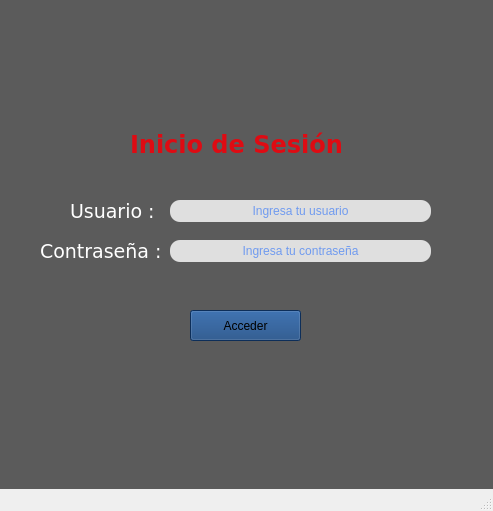
<?xml version="1.0" encoding="UTF-8"?>
<ui version="4.0">
 <class>MainWindow</class>
 <widget class="QMainWindow" name="MainWindow">
  <property name="geometry">
   <rect>
    <x>0</x>
    <y>0</y>
    <width>493</width>
    <height>511</height>
   </rect>
  </property>
  <property name="windowTitle">
   <string>MainWindow</string>
  </property>
  <property name="styleSheet">
   <string notr="true">QWidget#centralwidget{
background-color: rgb(255, 255, 255);
	background-color: rgb(91, 91, 91);
}</string>
  </property>
  <widget class="QWidget" name="centralwidget">
   <widget class="QLabel" name="label">
    <property name="geometry">
     <rect>
      <x>130</x>
      <y>130</y>
      <width>215</width>
      <height>29</height>
     </rect>
    </property>
    <property name="font">
     <font>
      <family>Verdana</family>
      <pointsize>18</pointsize>
      <bold>true</bold>
     </font>
    </property>
    <property name="styleSheet">
     <string notr="true">color: rgb(222, 11, 19);</string>
    </property>
    <property name="text">
     <string>Inicio de Sesión</string>
    </property>
   </widget>
   <widget class="QLabel" name="label_2">
    <property name="geometry">
     <rect>
      <x>70</x>
      <y>200</y>
      <width>88</width>
      <height>23</height>
     </rect>
    </property>
    <property name="font">
     <font>
      <family>Verdana</family>
      <pointsize>14</pointsize>
      <italic>false</italic>
      <bold>false</bold>
     </font>
    </property>
    <property name="styleSheet">
     <string notr="true">color: rgb(18, 65, 125);
font: 14pt &quot;Verdana&quot;;
color: rgb(255, 255, 255);</string>
    </property>
    <property name="text">
     <string>Usuario :</string>
    </property>
   </widget>
   <widget class="QLabel" name="label_3">
    <property name="geometry">
     <rect>
      <x>40</x>
      <y>240</y>
      <width>124</width>
      <height>23</height>
     </rect>
    </property>
    <property name="font">
     <font>
      <family>Verdana</family>
      <pointsize>14</pointsize>
      <italic>false</italic>
      <bold>false</bold>
     </font>
    </property>
    <property name="styleSheet">
     <string notr="true">color: rgb(18, 65, 125);
font: 14pt &quot;Verdana&quot;;
color: rgb(255, 255, 255);</string>
    </property>
    <property name="text">
     <string>Contraseña :</string>
    </property>
   </widget>
   <widget class="QLineEdit" name="txtUsuario">
    <property name="geometry">
     <rect>
      <x>170</x>
      <y>200</y>
      <width>261</width>
      <height>22</height>
     </rect>
    </property>
    <property name="styleSheet">
     <string notr="true">border-Radius: 10px;
background-color: rgb(223, 223, 223);
font: 12pt &quot;Verdana&quot;;
color: rgb(0, 85, 255);</string>
    </property>
    <property name="text">
     <string/>
    </property>
    <property name="alignment">
     <set>Qt::AlignmentFlag::AlignCenter</set>
    </property>
    <property name="placeholderText">
     <string>Ingresa tu usuario</string>
    </property>
   </widget>
   <widget class="QLineEdit" name="txtContrasena">
    <property name="geometry">
     <rect>
      <x>170</x>
      <y>240</y>
      <width>261</width>
      <height>22</height>
     </rect>
    </property>
    <property name="styleSheet">
     <string notr="true">border-Radius: 10px;
background-color: rgb(223, 223, 223);
font: 12pt &quot;Verdana&quot;;
color: rgb(0, 85, 255);</string>
    </property>
    <property name="text">
     <string/>
    </property>
    <property name="alignment">
     <set>Qt::AlignmentFlag::AlignCenter</set>
    </property>
    <property name="placeholderText">
     <string>Ingresa tu contraseña</string>
    </property>
   </widget>
   <widget class="QLabel" name="label_4">
    <property name="geometry">
     <rect>
      <x>30</x>
      <y>30</y>
      <width>431</width>
      <height>61</height>
     </rect>
    </property>
    <property name="text">
     <string/>
    </property>
    <property name="pixmap">
     <pixmap>../../../../Downloads/Citibanamex_logo.svg.png</pixmap>
    </property>
    <property name="scaledContents">
     <bool>true</bool>
    </property>
   </widget>
   <widget class="QLabel" name="label_5">
    <property name="geometry">
     <rect>
      <x>30</x>
      <y>350</y>
      <width>91</width>
      <height>91</height>
     </rect>
    </property>
    <property name="text">
     <string/>
    </property>
    <property name="pixmap">
     <pixmap>../../../../Downloads/appbanamex.png</pixmap>
    </property>
    <property name="scaledContents">
     <bool>true</bool>
    </property>
   </widget>
   <widget class="QPushButton" name="btnAcceder">
    <property name="geometry">
     <rect>
      <x>190</x>
      <y>310</y>
      <width>111</width>
      <height>31</height>
     </rect>
    </property>
    <property name="styleSheet">
     <string notr="true">background-color: rgb(18, 65, 125);</string>
    </property>
    <property name="text">
     <string>Acceder</string>
    </property>
   </widget>
   <widget class="QLabel" name="lbMensaje">
    <property name="geometry">
     <rect>
      <x>80</x>
      <y>280</y>
      <width>321</width>
      <height>20</height>
     </rect>
    </property>
    <property name="styleSheet">
     <string notr="true">color: rgb(170, 0, 0);
font: 10pt &quot;Verdana&quot;;</string>
    </property>
    <property name="text">
     <string/>
    </property>
    <property name="alignment">
     <set>Qt::AlignmentFlag::AlignCenter</set>
    </property>
   </widget>
   <widget class="QLabel" name="label_6">
    <property name="geometry">
     <rect>
      <x>100</x>
      <y>40</y>
      <width>281</width>
      <height>61</height>
     </rect>
    </property>
    <property name="text">
     <string/>
    </property>
    <property name="pixmap">
     <pixmap>../../Topicos/.venv/Lib/site-packages/PySide6/interfaces/logocitibanamex-removebg-preview.png</pixmap>
    </property>
    <property name="scaledContents">
     <bool>true</bool>
    </property>
   </widget>
   <widget class="QLabel" name="label_7">
    <property name="geometry">
     <rect>
      <x>40</x>
      <y>370</y>
      <width>91</width>
      <height>81</height>
     </rect>
    </property>
    <property name="text">
     <string/>
    </property>
    <property name="pixmap">
     <pixmap>../../Topicos/.venv/Lib/site-packages/PySide6/interfaces/logopeque-removebg-preview.png</pixmap>
    </property>
    <property name="scaledContents">
     <bool>true</bool>
    </property>
   </widget>
  </widget>
  <widget class="QStatusBar" name="statusbar"/>
 </widget>
 <tabstops>
  <tabstop>txtUsuario</tabstop>
  <tabstop>txtContrasena</tabstop>
  <tabstop>btnAcceder</tabstop>
 </tabstops>
 <resources/>
 <connections/>
</ui>
